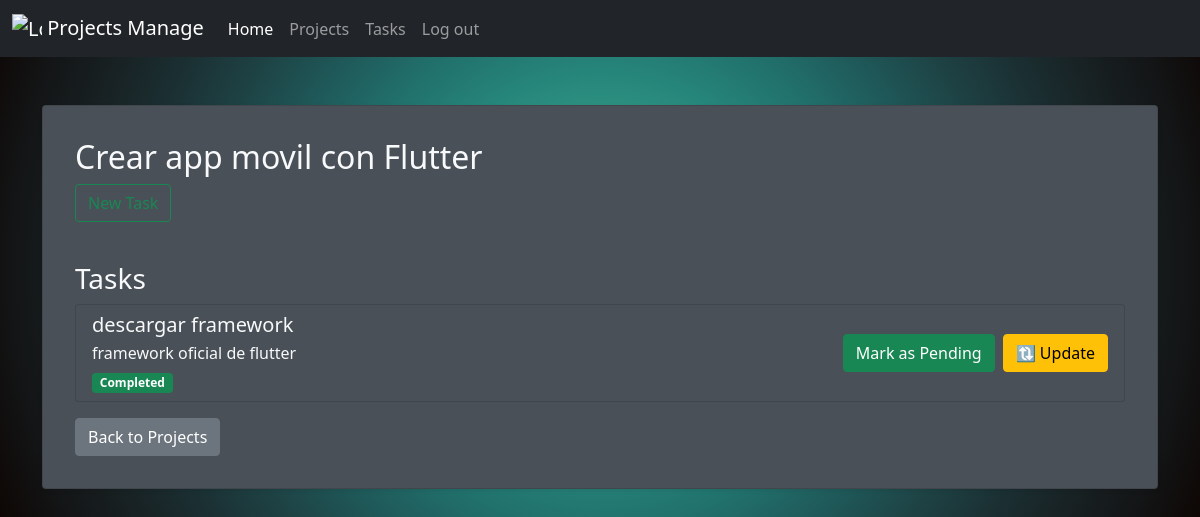
The page /about/projects/4/ on the database as committed earlier.
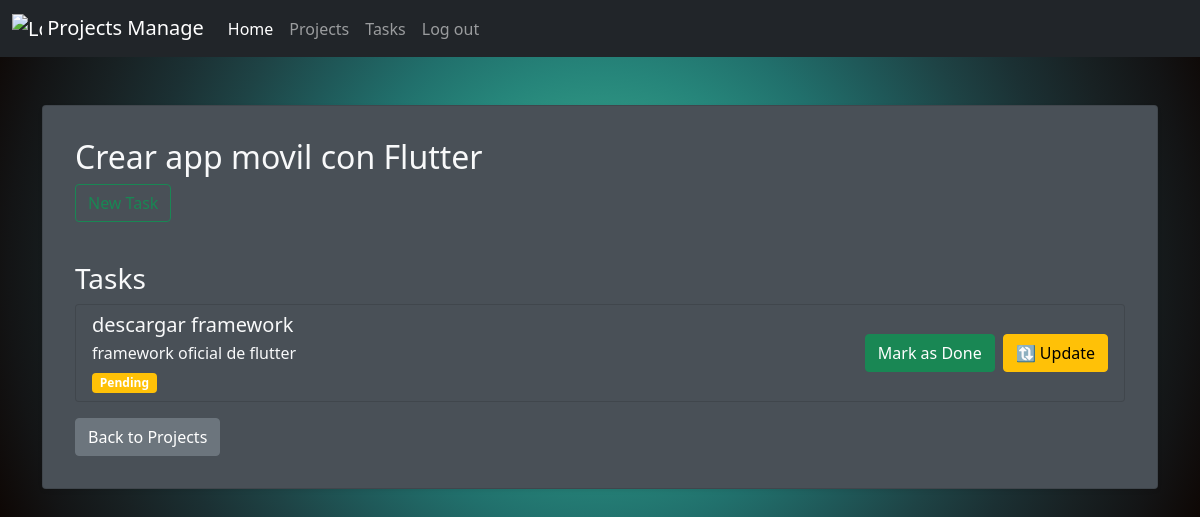
The same page on the database as committed later.
### myapp/models.py (models this page shows, shortened)
class Task(models.Model):
    title = models.CharField(max_length=100)
    description = models.TextField()
    project = models.ForeignKey(Project, on_delete=models.CASCADE)
    done = models.BooleanField(default=False)

### myapp/views.py (the view, shortened to what this page needs)
# urls.py: path('projects/<int:project_id>/', views.project_detail, name='project_detail'), # URL para detalles de proyecto
def project_detail(request, project_id):
    project = get_object_or_404(Project, id=project_id)
    tasks = Task.objects.filter(project=project)
    return render(request, 'project_detail.html', {
        'project': project,
        'tasks': tasks
    })

### myapp/templates/project_detail.html (shortened to what this page needs)
{% extends "layout/base.html" %}
{% block content %}
<div class="container mt-5">
    <div class="card shadow-sm p-3 mb-5 rounded">
        <div class="card-body">
            <h2 class="card-title">{{ project.name }}</h2>
            <a href="{% url 'create_task' project.id %}" class="btn btn-outline-success mb-3">New Task</a>
            <h3 class="mt-4">Tasks</h3>
            {% if tasks %}
                <ul class="list-group">
                    {% for task in tasks %}
                        <li class="list-group-item">
                            <div class="d-flex justify-content-between align-items-center">
                                <div>
                                    <h5 class="mb-1">{{ task.title }}</h5>
                                    <p class="mb-1">{{ task.description }}</p>
                                    <span class="badge {{ task.done|yesno:'bg-success,bg-warning' }}">
                                        {{ task.done|yesno:'Completed,Pending' }}
                                    </span>
                                </div>
                                <div class="d-flex gap-2">
                                    <form method="post" action="{% url 'project_detail' project.id %}">
                                        <button type="submit" class="btn btn-success">
                                            {% if task.done %}Mark as Pending{% else %}Mark as Done{% endif %}
                                        </button>
                                    </form>
                                    <a href="{% url 'update_task' task.id %}?redirect_url={% url 'project_detail' project.id %}" class="btn btn-warning">🔃 Update</a>
                                </div>
                            </div>
                        </li>
                    {% endfor %}
                </ul>
            {% else %}
                <p>No tasks found for this project.</p>
            {% endif %}
            <a href="{% url 'projects' %}" class="btn btn-secondary mt-3">Back to Projects</a>
        </div>
    </div>
</div>
{% endblock %}

Rows that differ between the two databases and show on the page:
changed Task "descargar framework": done "Completed" → "Pending"; done "Mark as Pending" → "Mark as Done"
